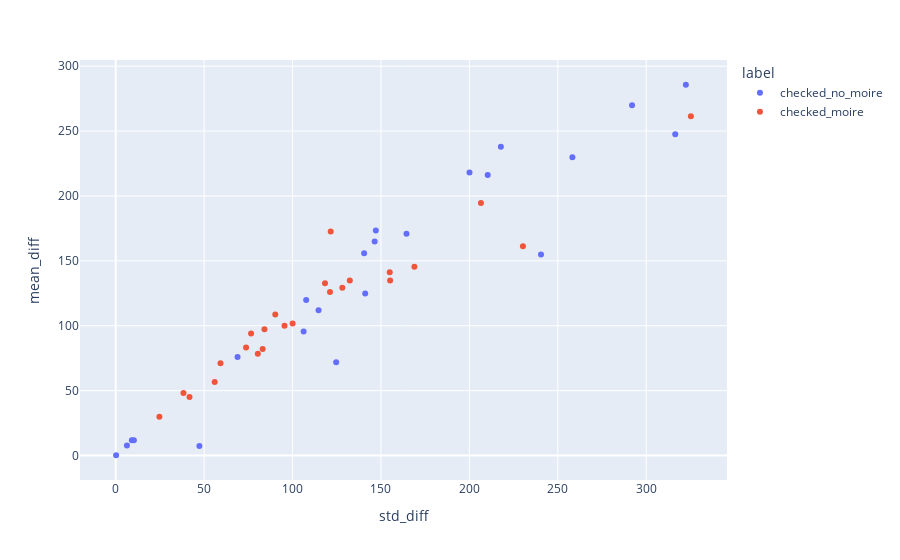

The code cell stored with this chart in its notebook:
### Code cell
px.scatter(
    x=[total_diffs[i].std() for i in range(len(total_diffs)) if (total_diffs[i] is None) == False ],
    y=[total_diffs[i].mean() for i in range(len(total_diffs)) if (total_diffs[i] is None) == False ],
    color=[masks.loc[masks_selection[i]].label for i in range(len(total_diffs)) if (total_diffs[i] is None) == False ],
    labels={
        'x' : 'std_diff',
        'y' : 'mean_diff',
        'color' : 'label'
    }
)

### Figure 1 — Plotly figure (JSON) as saved in the notebook; plotly's stock layout.template omitted (floating-point values rounded to 4 significant figures)
{"data": [{"hovertemplate": "label=checked_no_moire<br>std_diff=%{x}<br>mean_diff=%{y}<extra></extra>", "legendgroup": "checked_no_moire", "marker": {"color": "#636efa", "symbol": "circle"}, "mode": "markers", "name": "checked_no_moire", "orientation": "v", "showlegend": true, "type": "scatter", "x": [106.3, 68.9, 6.351, 164.4, 0.2273, 240.5, 107.7, 200.1, 124.7, 141.1, 316.4, 47.32, 292.0, 9.12, 258.2, 146.4, 114.7, 210.4, 10.28, 140.5, 322.4, 217.8, 147.1], "xaxis": "x", "y": [95.61, 75.88, 7.8, 170.9, 0.2142, 154.9, 119.9, 218.0, 71.93, 124.8, 247.5, 7.345, 269.9, 11.69, 229.8, 165.0, 111.9, 216.2, 11.7, 155.8, 285.7, 237.9, 173.4], "yaxis": "y"}, {"hovertemplate": "label=checked_moire<br>std_diff=%{x}<br>mean_diff=%{y}<extra></extra>", "legendgroup": "checked_moire", "marker": {"color": "#EF553B", "symbol": "circle"}, "mode": "markers", "name": "checked_moire", "orientation": "v", "showlegend": true, "type": "scatter", "x": [168.9, 100.0, 76.55, 84.12, 155.2, 230.3, 118.3, 59.26, 80.37, 24.71, 90.23, 38.32, 325.3, 121.6, 206.5, 83.1, 121.2, 95.46, 132.4, 41.75, 55.99, 154.9, 73.72, 128.1], "xaxis": "x", "y": [145.5, 101.8, 93.99, 97.39, 134.9, 161.2, 132.7, 71.1, 78.41, 29.9, 108.6, 48.14, 261.5, 172.6, 194.7, 82.11, 126.0, 99.97, 134.8, 45.18, 56.68, 141.2, 83.3, 129.4], "yaxis": "y"}], "layout": {"autosize": true, "legend": {"title": {"text": "label"}, "tracegroupgap": 0}, "margin": {"t": 60}, "xaxis": {"anchor": "y", "autorange": true, "domain": [0, 1], "range": [-19.35, 344.8], "title": {"text": "std_diff"}, "type": "linear"}, "yaxis": {"anchor": "x", "autorange": true, "domain": [0, 1], "range": [-21.89, 307.8], "title": {"text": "mean_diff"}, "type": "linear"}}}
